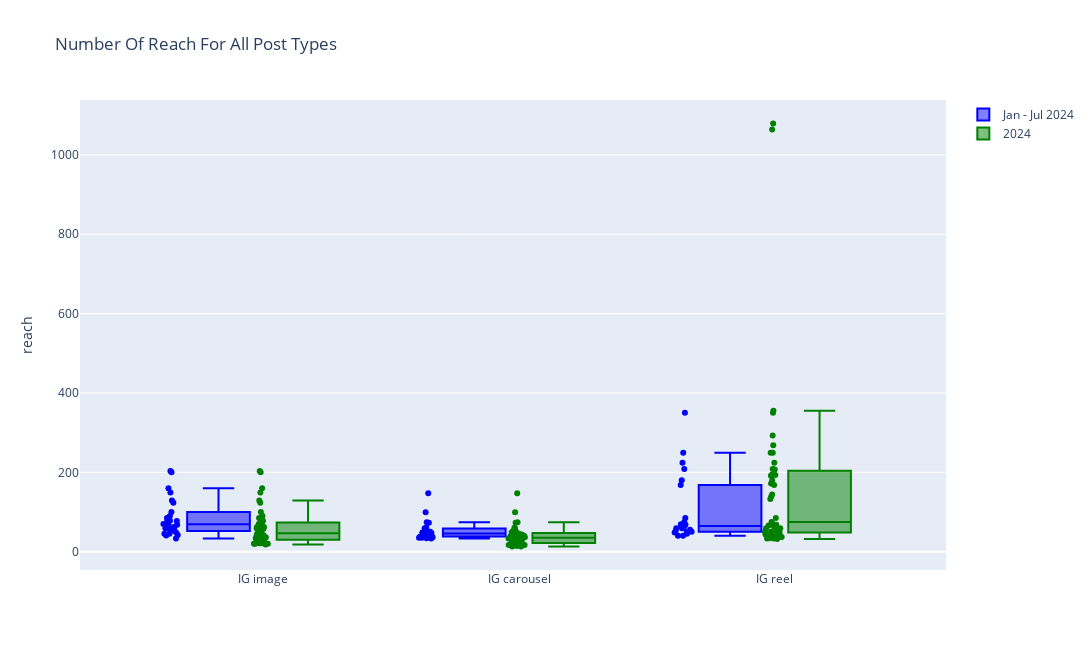
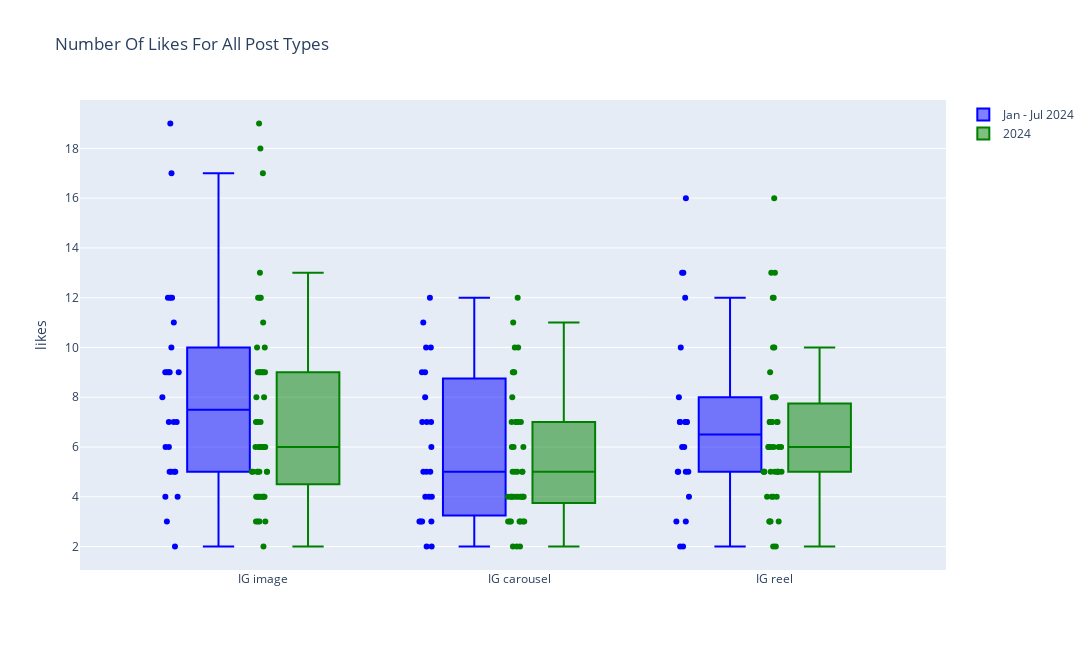

The notebook cell these images were saved under, in order:
### Code cell
before_aug_df['stage'] = 1
df['stage'] = 2

priority_metrics = ['reach', 'likes']
title_5 = ['Jan - Jul 2024', '2024']
size_5 = [1100, 650]





for p in range(len(priority_metrics)):
    fig5 = go.Figure()
    
    fig5.add_trace(go.Box(
        y=before_aug_df[priority_metrics[p]],
        x=before_aug_df.type,
        name=title_5[0],
        marker_color='blue',
        boxpoints='all'
    ))
    fig5.add_trace(go.Box(
        y=df[priority_metrics[p]],
        x=df.type,
        name=title_5[1],
        marker_color='green',
        boxpoints='all'
    ))
    
    fig5.update_layout(
        yaxis=dict(
            title=dict(
                text=priority_metrics[p])
        ),
        boxmode='group', width=size_5[0], height=size_5[1],
        title=f'number of {priority_metrics[p]} for all post types'.title()
    )
    fig5.show()

### Figure 1 — Plotly figure (JSON) as saved in the notebook; plotly's stock layout.template omitted (floating-point values rounded to 4 significant figures; data arrays with more than 128 entries replaced by an {"elided": "..."} marker saying what was removed)
{"data": [{"boxpoints": "all", "marker": {"color": "blue"}, "name": "Jan - Jul 2024", "type": "box", "x": ["IG image", "IG image", "IG image", "IG image", "IG carousel", "IG image", "IG carousel", "IG image", "IG reel", "IG image", "IG image", "IG reel", "IG reel", "IG image", "IG image", "IG reel", "IG image", "IG carousel", "IG image", "IG carousel", "IG reel", "IG carousel", "IG image", "IG reel", "IG reel", "IG carousel", "IG carousel", "IG reel", "IG carousel", "IG image", "IG image", "IG carousel", "IG reel", "IG image", "IG carousel", "IG reel", "IG reel", "IG carousel", "IG image", "IG reel", "IG carousel", "IG image", "IG reel", "IG image", "IG image", "IG reel", "IG carousel", "IG carousel", "IG reel", "IG carousel", "IG image", "IG image", "IG carousel", "IG reel", "IG reel", "IG carousel", "IG carousel", "IG reel", "IG carousel", "IG image", "IG carousel", "IG carousel", "IG reel", "IG reel", "IG image", "IG carousel", "IG reel", "IG image", "IG image", "IG reel", "IG carousel"], "y": [160, 129, 200, 203, 147, 57, 59, 77, 69, 48, 70, 50, 68, 78, 77, 66, 59, 56, 52, 38, 53, 40, 42, 48, 208, 48, 47, 224, 60, 123, 149, 99, 63, 68, 52, 59, 180, 40, 45, 59, 46, 62, 50, 90, 67, 85, 50, 34, 75, 40, 85, 100, 74, 350, 249, 36, 33, 168, 39, 41, 43, 35, 45, 40, 33, 73, 55, 45, 58, 40, 35]}, {"boxpoints": "all", "marker": {"color": "green"}, "name": "2024", "type": "box", "x": {"elided": "132 str values"}, "y": {"elided": "132 int values"}}], "layout": {"boxmode": "group", "height": 650, "title": {"text": "Number Of Reach For All Post Types"}, "width": 1100, "yaxis": {"title": {"text": "reach"}}}}

### Figure 2 — Plotly figure (JSON) as saved in the notebook; plotly's stock layout.template omitted (floating-point values rounded to 4 significant figures; data arrays with more than 128 entries replaced by an {"elided": "..."} marker saying what was removed)
{"data": [{"boxpoints": "all", "marker": {"color": "blue"}, "name": "Jan - Jul 2024", "type": "box", "x": ["IG image", "IG image", "IG image", "IG image", "IG carousel", "IG image", "IG carousel", "IG image", "IG reel", "IG image", "IG image", "IG reel", "IG reel", "IG image", "IG image", "IG reel", "IG image", "IG carousel", "IG image", "IG carousel", "IG reel", "IG carousel", "IG image", "IG reel", "IG reel", "IG carousel", "IG carousel", "IG reel", "IG carousel", "IG image", "IG image", "IG carousel", "IG reel", "IG image", "IG carousel", "IG reel", "IG reel", "IG carousel", "IG image", "IG reel", "IG carousel", "IG image", "IG reel", "IG image", "IG image", "IG reel", "IG carousel", "IG carousel", "IG reel", "IG carousel", "IG image", "IG image", "IG carousel", "IG reel", "IG reel", "IG carousel", "IG carousel", "IG reel", "IG carousel", "IG image", "IG carousel", "IG carousel", "IG reel", "IG reel", "IG image", "IG carousel", "IG reel", "IG image", "IG image", "IG reel", "IG carousel"], "y": [12, 11, 9, 17, 10, 9, 8, 7, 12, 5, 9, 10, 7, 9, 10, 7, 5, 12, 7, 7, 5, 9, 5, 5, 13, 11, 10, 7, 9, 8, 19, 3, 6, 12, 3, 5, 3, 5, 2, 7, 5, 9, 2, 6, 5, 13, 4, 2, 8, 3, 4, 12, 3, 16, 6, 6, 4, 3, 4, 4, 7, 2, 2, 5, 6, 7, 7, 3, 7, 4, 5]}, {"boxpoints": "all", "marker": {"color": "green"}, "name": "2024", "type": "box", "x": {"elided": "132 str values"}, "y": {"elided": "132 int values"}}], "layout": {"boxmode": "group", "height": 650, "title": {"text": "Number Of Likes For All Post Types"}, "width": 1100, "yaxis": {"title": {"text": "likes"}}}}
